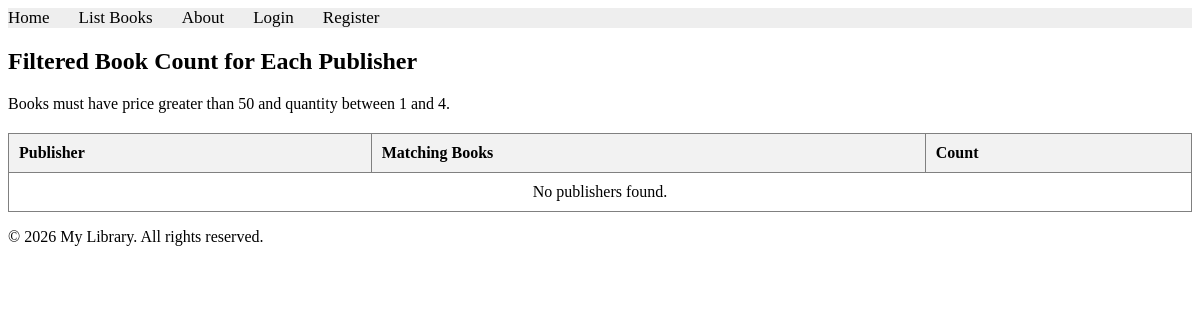
/books/lab9/task6, run on an earlier commit of the app's database.
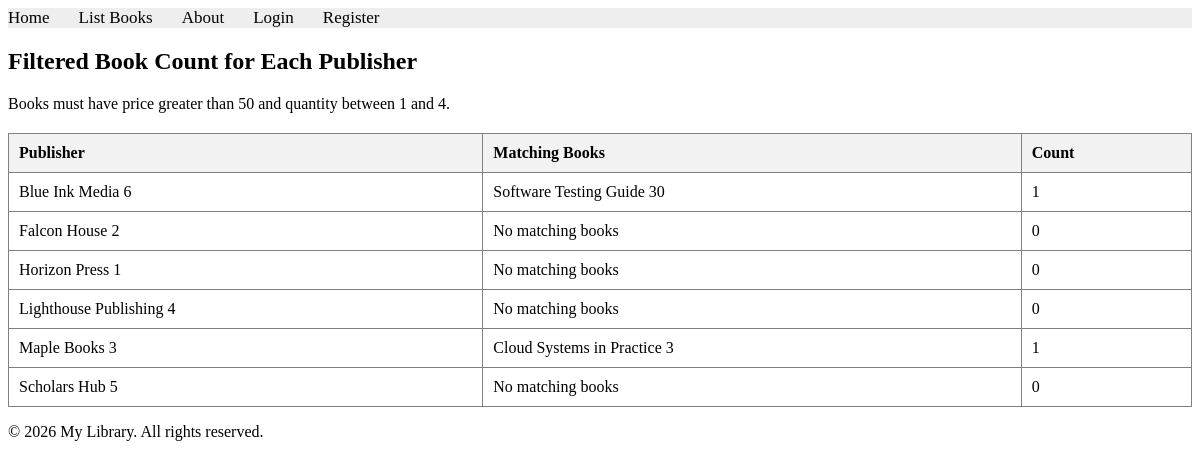
And on a later commit of the database.
### apps/bookmodule/models.py (models this page shows, shortened)
class Publisher(models.Model):
    name = models.CharField(max_length=200)
    location = models.CharField(max_length=300)

class Book(models.Model):
    title = models.CharField(max_length=100)
    author = models.CharField(max_length=50, blank=True)
    price = models.FloatField(default=0.0)
    quantity = models.IntegerField(default=1)
    pubdate = models.DateTimeField(null=True, blank=True)
    rating = models.SmallIntegerField(default=1)
    edition = models.SmallIntegerField(default=1)
    publisher = models.ForeignKey(
        Publisher,
        null=True,
        blank=True,
        on_delete=models.SET_NULL,
    )
    authors = models.ManyToManyField(Author, blank=True)

### apps/bookmodule/views.py (the view)
# urls.py: path('lab9/task6', views.lab9_task6, name="books.lab9_task6"),
def lab9_task6(request):
    qualifying_filter = Q(book__price__gt=50) & Q(book__quantity__lt=5) & Q(book__quantity__gte=1)
    publishers = Publisher.objects.annotate(
        qualifying_books_count=Count('book', filter=qualifying_filter, distinct=True),
    ).prefetch_related('book_set').order_by('name')
    for publisher in publishers:
        publisher.filtered_books = publisher.book_set.filter(
            price__gt=50,
            quantity__lt=5,
            quantity__gte=1,
        ).order_by('title')
    return render(
        request,
        'bookmodule/lab9_task6.html',
        {'publishers': publishers},
    )

### apps/templates/bookmodule/lab9_task6.html (shortened to what this page needs)
{% extends "layouts/base.html" %}
{% block content %}
<h2>Filtered Book Count for Each Publisher</h2>
<p>Books must have price greater than 50 and quantity between 1 and 4.</p>
<table border="1" style="width: 100%; border-collapse: collapse; margin-top: 20px;">
    <thead>
        <tr style="background-color: #f2f2f2; text-align: left;">
            <th style="padding: 10px;">Publisher</th>
            <th style="padding: 10px;">Matching Books</th>
            <th style="padding: 10px;">Count</th>
        </tr>
    </thead>
    <tbody>
        {% for publisher in publishers %}
        <tr>
            <td style="padding: 10px;">{{ publisher.name }}</td>
            <td style="padding: 10px;">
                {% for book in publisher.filtered_books %}
                    {{ book.title }}{% if not forloop.last %}, {% endif %}
                {% empty %}
                    No matching books
                {% endfor %}
            </td>
            <td style="padding: 10px;">{{ publisher.qualifying_books_count }}</td>
        </tr>
        {% empty %}
        <tr>
            <td colspan="3" style="text-align: center; padding: 10px;">No publishers found.</td>
        </tr>
        {% endfor %}
    </tbody>
</table>
{% endblock content %}

What changed in the data, as far as the page shows it:
added Publisher: name "Blue Ink Media 6", qualifying_books_count "1"
added Book: title "Software Testing Guide 30", shown under "Blue Ink Media 6"
added Publisher: name "Falcon House 2", qualifying_books_count "0"
added Publisher: name "Horizon Press 1", qualifying_books_count "0"
added Publisher: name "Lighthouse Publishing 4", qualifying_books_count "0"
added Publisher: name "Maple Books 3", qualifying_books_count "1"
added Book: title "Cloud Systems in Practice 3", shown under "Maple Books 3"
added Publisher: name "Scholars Hub 5", qualifying_books_count "0"
Also different on the page:
text no longer shown: "No publishers found."
